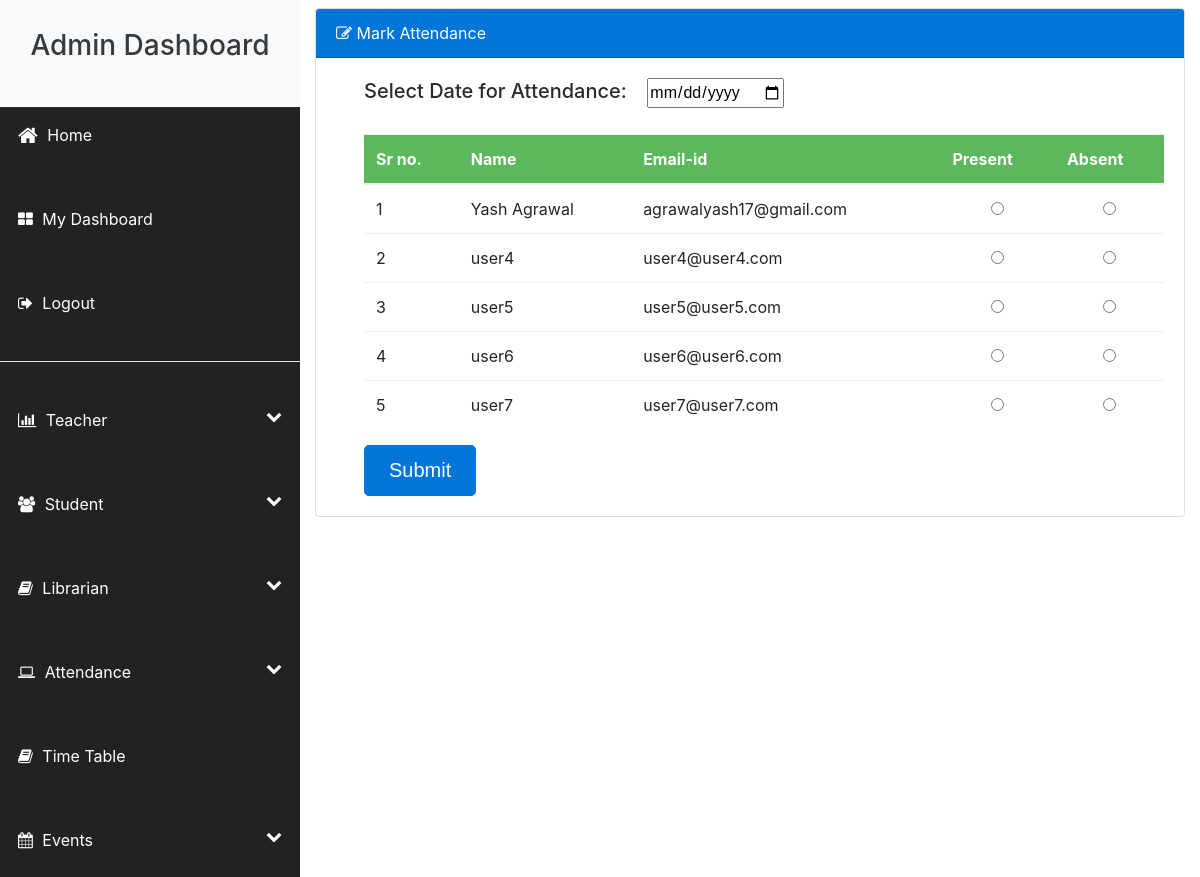
/add_attendance (signed in), run on the app's committed database.
### accounts/models.py (models this page shows, shortened)
class Student(models.Model):
    profile_id = models.AutoField(primary_key=True)
    user = models.ForeignKey(User, on_delete=models.CASCADE)
    name = models.CharField(max_length=60,default='')
    phone_number = models.CharField(max_length=30,default='')
    date_of_birth = models.DateField(null=True)
    address = models.CharField(max_length=100,default='')
    gender = models.CharField(max_length=10,default='')
    fees_paid = models.BooleanField(default=False)

class User(AbstractBaseUser):
    email = models.EmailField(max_length=100,unique=True)
    active = models.BooleanField(default=True) # account is active
    staff = models.BooleanField(default=False) #staff rights
    admin = models.BooleanField(default=False) #admin rights
    admin_user = models.BooleanField(default=False)
    student_user = models.BooleanField(default=False)
    teacher_user = models.BooleanField(default=False)
    librarian_user = models.BooleanField(default=False)
    USERNAME_FIELD = 'email'
    REQUIRED_FIELDS = []
    objects = UserManager()
    @property
    def is_active(self):
        return self.active

### accounts/views.py (the view)
# urls.py: path('add_attendance',views.add_attendance,name='add_attendance'),
@cache_control(no_cache=True, must_revalidate=True, no_store=True)
@login_required(login_url='user_login')
def add_attendance(request):
    if user_validator(request) != "ADMIN":
        return render(request, 'entry_restricted.html', {})
    if request.method == "POST":
        date = request.POST.get('date')
        studentList = Student.objects.all()
        if len(Attendance.objects.filter(date=date)) == 0:
            for i in studentList:
                attendance = request.POST.get('attend' + str(i.profile_id))
                x = None
                if attendance.lower() == "present":
                    x = Attendance(student=i, date=date, attend=True)
                else:
                    x = Attendance(student=i, date=date, attend=False)
                x.save()
        else:
            return redirect('add_attendance')
        return redirect('view_attendance')
    else:
        students = Student.objects.all()
        return render(request, 'add_attendance.html', {'students': students})

### accounts/views.py (called while the page is built)
def user_validator(request):
    if request.user is not None and request.user.is_active:
        if request.user.admin_user:
            return "ADMIN"
        elif request.user.student_user:
            return "STUDENT"
        elif request.user.teacher_user:
            return "TEACHER"
        elif request.user.librarian_user:
            return "LIBRARIAN"
    return "ERROR"

### accounts/templates/add_attendance.html (shortened to what this page needs)
{% extends 'admin_dashboard.html' %}
{% block head %}
<link href="https://cdn.datatables.net/1.10.7/css/jquery.dataTables.min.css" rel="stylesheet"/>
<link href="https://cdn.datatables.net/plug-ins/1.10.7/integration/bootstrap/3/dataTables.bootstrap.css" rel="stylesheet" />
<link href="https://cdn.datatables.net/responsive/1.0.6/css/dataTables.responsive.css" rel="stylesheet" />
{% endblock %}
{% block body %}
<div class="animated fadeIn">
  <div class="card my-2">
      <div class="card-header bg-primary text-white display-5 ">
          <i class="fa fa-edit"></i> Mark Attendance
      </div>
      {% if students %}
      <div class="card-body pl-5">
        <form action="{% url 'add_attendance' %}" method="POST">
           <label><h5>Select Date for Attendance: </h5></label>
            <input type="date" id="date" name="date" class="ml-3 " required>
        <table id="myTable" class="table dt-responsive my-3" cellspacing="1" cellpadding="1" width="100%">
          <thead class="bg-success text-white text-center">
              <tr>
                  <th>Sr no.</th>
                  <th>Name</th>
                  <th>Email-id</th>
                  <th>Present</th>
                  <th>Absent</th>
              </tr>
          </thead>
          <tbody>
              {% for student in students %}
              <tr>
                  <td>{{forloop.counter}}</td>
                  <td>{{student.name}}</td>
                  <td>{{student.user.email}}</td>
                  <td class="text-center"><input type="radio" id="present" name="attend{{student.profile_id}}" value="present"></td>
                  <td class="text-center"><input type="radio" id="absent" name="attend{{student.profile_id}}" value="absent"></td>
                  </tr>
             {% endfor %}
          </tbody>
      </table>
      <button class="btn btn-primary btn-lg" type="submit">Submit</button>
    </form>
      </div>
      {% else %}
      <div class="card-body">
          <h3>No Students Found</h3>
      </div>
      {% endif %}
  </div>
</div>
{% endblock %}

### data on the page
Student: name "Yash Agrawal", user.email "agrawalyash17@gmail.com"
Student: name "user4", user.email "user4@user4.com"
Student: name "user5", user.email "user5@user5.com"
Student: name "user6", user.email "user6@user6.com"
Student: name "user7", user.email "user7@user7.com"
